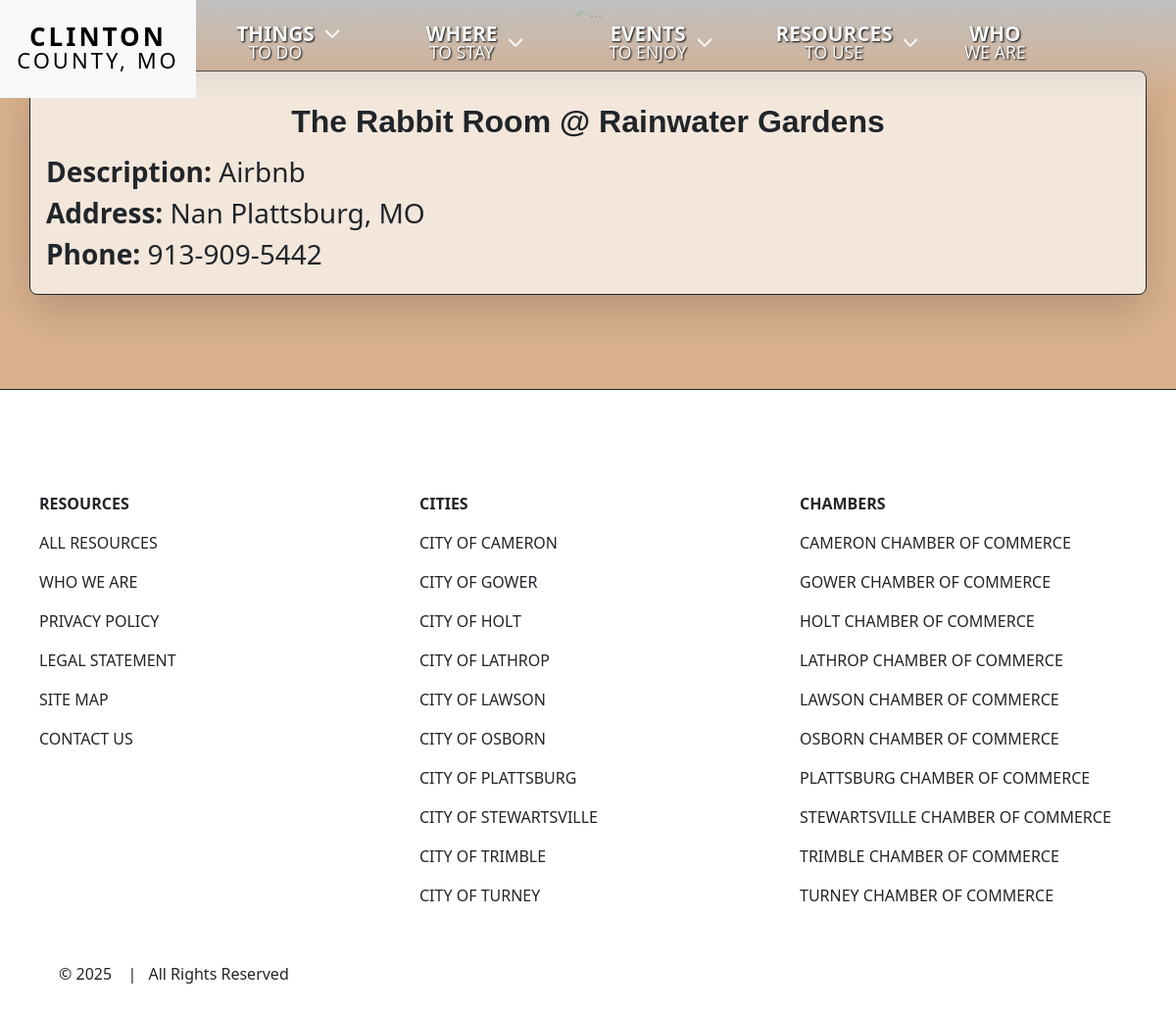
The page /places-to-stay/the-rabbit-room-rainwater-gardens/ on the database as committed earlier.
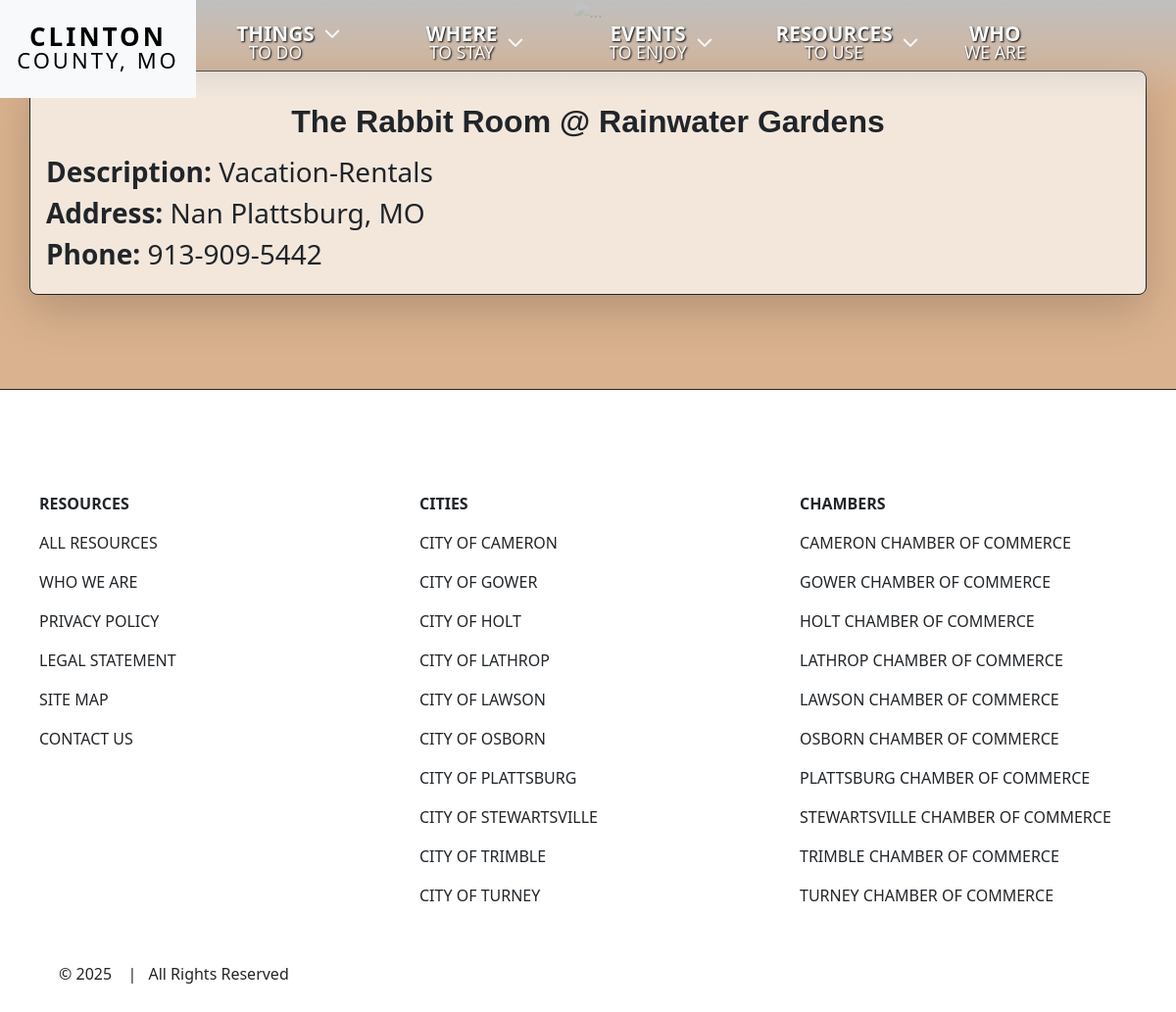
The same page on the database as committed later.
### places/models.py (models this page shows, shortened)
class Place(models.Model):
    name = models.CharField(max_length=100)
    slug = models.SlugField(max_length=100)
    featured = models.BooleanField(default=False)
    description = models.TextField(blank=True, null=True)
    address = models.CharField(max_length=100, blank=True, null=True)
    city = models.CharField(max_length=20, blank=True, null=True)
    phone_number = models.CharField(max_length=15, blank=True, null=True)
    external_website = models.URLField(blank=True, null=True)
    internal_page = models.BooleanField(default=False)
    email = models.EmailField(blank=True, null=True)
    image = models.ImageField(upload_to='place_img/', blank=True, null=True)
    operation_hours = models.CharField(max_length=100, blank=True, null=True)
    filter_type_list = models.ManyToManyField('things.FilterType', related_name='place_type_filters', blank=True)
    filter_subtype_list = models.ManyToManyField('things.FilterSubType', related_name='place_subtype_filters', blank=True)
    created_at = models.DateTimeField(auto_now_add=True)
    updated_at = models.DateTimeField(auto_now=True)
    def get_filter_subtypes(self):
        return ', '.join([filter_subtype.name for filter_subtype in self.filter_subtype_list.all()])

### things/models.py (models this page shows, shortened)
class FilterSubType(models.Model):
    name = models.CharField(max_length=20)
    created_at = models.DateTimeField(auto_now_add=True)
    updated_at = models.DateTimeField(auto_now=True)

### places/views.py (the view)
# urls.py: path('<slug:place_slug>/', place_detail, name='place_detail'),
def place_detail(request, place_slug):
    place = Place.objects.get(slug=place_slug)
    context = {
        'place': place
    }
    if place.internal_page:
        page = f"places/{place_slug}.html"
        return render(request, page, context)
    return render(request, 'places/place_detail.html', context)

### places/templates/places/place_detail.html (shortened to what this page needs)
{% extends "layout.html" %}
{% load static %}
{% block content %}
<div class="container-fluid pb-5 m-0 px-0" style="background-color: #DAB28F;">
    <section class="hero mb-5">
        <img src="{% static 'img/bg_up_2.avif' %}" class="img-fluid" alt="...">
    </section>
    <div class="container rounded-3 border border-dark shadow-lg p-3 my-5" style="background-color: #f3e7dc;">
        <div class="m-3">
            <h1 class="section-title my-3">
                {{ place.name }}
            </h1>
        </div>
        <div>
            <h3><span class="fw-bold">Description: </span> {{ place.get_filter_subtypes|title }}</h3>
            <h3><span class="fw-bold">Address: </span> {{ place.address|capfirst }} {{ place.city|capfirst }}, MO</h3>
            <h3><span class="fw-bold">Phone: </span> {{ place.phone_number }}</h3>
        </div>
    </div>
</div>
{% endblock %}

Rows that differ between the two databases and show on the page:
changed through a linked row, Place "The Rabbit Room @ Rainwater Gardens": get_filter_subtypes "Airbnb" → "Vacation-Rentals"
